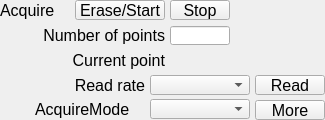
        <widget class="PyDMFrame" name="composite_1">
          <property name="geometry">
            <rect>
              <x>20</x>
              <y>655</y>
              <width>325</width>
              <height>120</height>
            </rect>
          </property>
          <property name="sizePolicy">
            <sizepolicy hsizetype="Ignored" vsizetype="Ignored">
              <horstretch>0</horstretch>
              <verstretch>0</verstretch>
            </sizepolicy>
          </property>
          <layout class="QGridLayout" name="gridLayout_2" columnstretch="5,30,20,15,5,70,5,15,5,60,5,15,5,5,65" rowstretch="1,18,1,5,1,19,5,1,18,1,5,20,4,1,19,1">
            <property name="leftMargin">
              <number>0</number>
            </property>
            <property name="topMargin">
              <number>0</number>
            </property>
            <property name="rightMargin">
              <number>0</number>
            </property>
            <property name="bottomMargin">
              <number>0</number>
            </property>
            <property name="horizontalSpacing">
              <number>0</number>
            </property>
            <property name="verticalSpacing">
              <number>0</number>
            </property>
            <item row="7" column="2" rowspan="3" colspan="6">
              <widget class="QLabel" name="text_1">
                <property name="geometry">
                  <rect>
                    <x>35</x>
                    <y>50</y>
                    <width>130</width>
                    <height>20</height>
                  </rect>
                </property>
                <property name="sizePolicy">
                  <sizepolicy hsizetype="Ignored" vsizetype="Ignored">
                    <horstretch>0</horstretch>
                    <verstretch>0</verstretch>
                  </sizepolicy>
                </property>
                <property name="text">
                  <string>Current point</string>
                </property>
                <property name="font">
                  <font>
                    <pointsize>12</pointsize>
                  </font>
                </property>
                <property name="brush" stdset="0">
                  <brush brushstyle="SolidPattern">
                    <color alpha="255">
                      <red>0</red>
                      <green>0</green>
                      <blue>0</blue>
                    </color>
                  </brush>
                </property>
                <property name="toolTip">
                  <string>text_1</string>
                </property>
                <property name="alignment">
                  <set>Qt::AlignRight|Qt::AlignTrailing|Qt::AlignVCenter</set>
                </property>
                <property name="styleSheet">
                  <string notr="true">QLabel#text_1 {
  color: rgb(0, 0, 0);
  }</string>
                </property>
              </widget>
            </item>
            <item row="8" column="9" colspan="5">
              <widget class="PyDMLabel" name="text_update">
                <property name="geometry">
                  <rect>
                    <x>170</x>
                    <y>51</y>
                    <width>90</width>
                    <height>18</height>
                  </rect>
                </property>
                <property name="sizePolicy">
                  <sizepolicy hsizetype="Ignored" vsizetype="Ignored">
                    <horstretch>0</horstretch>
                    <verstretch>0</verstretch>
                  </sizepolicy>
                </property>
                <property name="toolTip">
                  <string>PV: ${P}${R}TS:TSCurrentPoint</string>
                </property>
                <property name="channel" stdset="0">
                  <string>ca://${P}${R}TS:TSCurrentPoint</string>
                </property>
                <property name="font">
                  <font>
                    <pointsize>10</pointsize>
                  </font>
                </property>
                <property name="alignment">
                  <set>Qt::AlignLeading|Qt::AlignLeft|Qt::AlignVCenter</set>
                </property>
                <property name="textInteractionFlags">
                  <set>Qt::TextSelectableByKeyboard|Qt::TextSelectableByMouse</set>
                </property>
                <property name="styleSheet">
                  <string notr="true">PyDMLabel#text_update {
  color: rgb(10, 0, 184);
  background-color: rgb(187, 187, 187);
  }</string>
                </property>
              </widget>
            </item>
            <item row="11" column="7" colspan="5">
              <widget class="PyDMEnumComboBox" name="menu">
                <property name="geometry">
                  <rect>
                    <x>150</x>
                    <y>75</y>
                    <width>100</width>
                    <height>20</height>
                  </rect>
                </property>
                <property name="sizePolicy">
                  <sizepolicy hsizetype="Ignored" vsizetype="Ignored">
                    <horstretch>0</horstretch>
                    <verstretch>0</verstretch>
                  </sizepolicy>
                </property>
                <property name="toolTip">
                  <string>${P}${R}TS:TSRead.SCAN</string>
                </property>
                <property name="channel" stdset="0">
                  <string>ca://${P}${R}TS:TSRead.SCAN</string>
                </property>
                <property name="font">
                  <font>
                    <pointsize>12</pointsize>
                  </font>
                </property>
                <property name="styleSheet">
                  <string notr="true">PyDMEnumComboBox#menu {
  color: rgb(0, 0, 0);
  background-color: rgb(115, 223, 255);
  }</string>
                </property>
              </widget>
            </item>
            <item row="11" column="13" colspan="2">
              <widget class="PyDMPushButton" name="message_button">
                <property name="geometry">
                  <rect>
                    <x>255</x>
                    <y>75</y>
                    <width>70</width>
                    <height>20</height>
                  </rect>
                </property>
                <property name="sizePolicy">
                  <sizepolicy hsizetype="Ignored" vsizetype="Ignored">
                    <horstretch>0</horstretch>
                    <verstretch>0</verstretch>
                  </sizepolicy>
                </property>
                <property name="text">
                  <string>Read</string>
                </property>
                <property name="font">
                  <font>
                    <pointsize>12</pointsize>
                  </font>
                </property>
                <property name="toolTip">
                  <string>${P}${R}TS:TSRead.PROC</string>
                </property>
                <property name="channel" stdset="0">
                  <string>ca://${P}${R}TS:TSRead.PROC</string>
                </property>
                <property name="pressValue" stdset="0">
                  <string>1</string>
                </property>
                <property name="styleSheet">
                  <string notr="true">PyDMPushButton#message_button {
  color: rgb(0, 0, 0);
  background-color: rgb(115, 223, 255);
  }</string>
                </property>
              </widget>
            </item>
            <item row="11" column="3" colspan="3">
              <widget class="QLabel" name="text_2">
                <property name="geometry">
                  <rect>
                    <x>55</x>
                    <y>75</y>
                    <width>90</width>
                    <height>20</height>
                  </rect>
                </property>
                <property name="sizePolicy">
                  <sizepolicy hsizetype="Ignored" vsizetype="Ignored">
                    <horstretch>0</horstretch>
                    <verstretch>0</verstretch>
                  </sizepolicy>
                </property>
                <property name="text">
                  <string>Read rate</string>
                </property>
                <property name="font">
                  <font>
                    <pointsize>12</pointsize>
                  </font>
                </property>
                <property name="brush" stdset="0">
                  <brush brushstyle="SolidPattern">
                    <color alpha="255">
                      <red>0</red>
                      <green>0</green>
                      <blue>0</blue>
                    </color>
                  </brush>
                </property>
                <property name="toolTip">
                  <string>text_2</string>
                </property>
                <property name="alignment">
                  <set>Qt::AlignRight|Qt::AlignTrailing|Qt::AlignVCenter</set>
                </property>
                <property name="styleSheet">
                  <string notr="true">QLabel#text_2 {
  color: rgb(0, 0, 0);
  }</string>
                </property>
              </widget>
            </item>
            <item row="5" column="9">
              <widget class="PyDMLineEdit" name="text_entry">
                <property name="geometry">
                  <rect>
                    <x>170</x>
                    <y>26</y>
                    <width>60</width>
                    <height>19</height>
                  </rect>
                </property>
                <property name="sizePolicy">
                  <sizepolicy hsizetype="Ignored" vsizetype="Ignored">
                    <horstretch>0</horstretch>
                    <verstretch>0</verstretch>
                  </sizepolicy>
                </property>
                <property name="channel" stdset="0">
                  <string>ca://${P}${R}TS:TSNumPoints</string>
                </property>
                <property name="toolTip">
                  <string>${P}${R}TS:TSNumPoints</string>
                </property>
                <property name="font">
                  <font>
                    <pointsize>11</pointsize>
                  </font>
                </property>
                <property name="styleSheet">
                  <string notr="true">PyDMLineEdit#text_entry {
  color: rgb(0, 0, 0);
  background-color: rgb(115, 223, 255);
  border: 1px solid black;
  margin: 0px;
  padding: 0px;
  spacing: 0px;
  }</string>
                </property>
              </widget>
            </item>
            <item row="4" column="1" rowspan="2" colspan="7">
              <widget class="QLabel" name="text_3">
                <property name="geometry">
                  <rect>
                    <x>5</x>
                    <y>25</y>
                    <width>160</width>
                    <height>20</height>
                  </rect>
                </property>
                <property name="sizePolicy">
                  <sizepolicy hsizetype="Ignored" vsizetype="Ignored">
                    <horstretch>0</horstretch>
                    <verstretch>0</verstretch>
                  </sizepolicy>
                </property>
                <property name="text">
                  <string>Number of points</string>
                </property>
                <property name="font">
                  <font>
                    <pointsize>12</pointsize>
                  </font>
                </property>
                <property name="brush" stdset="0">
                  <brush brushstyle="SolidPattern">
                    <color alpha="255">
                      <red>0</red>
                      <green>0</green>
                      <blue>0</blue>
                    </color>
                  </brush>
                </property>
                <property name="toolTip">
                  <string>text_3</string>
                </property>
                <property name="alignment">
                  <set>Qt::AlignRight|Qt::AlignTrailing|Qt::AlignVCenter</set>
                </property>
                <property name="styleSheet">
                  <string notr="true">QLabel#text_3 {
  color: rgb(0, 0, 0);
  }</string>
                </property>
              </widget>
            </item>
            <item row="0" column="5" rowspan="3" colspan="3">
              <widget class="PyDMPushButton" name="message_button_1">
                <property name="geometry">
                  <rect>
                    <x>75</x>
                    <y>0</y>
                    <width>90</width>
                    <height>20</height>
                  </rect>
                </property>
                <property name="sizePolicy">
                  <sizepolicy hsizetype="Ignored" vsizetype="Ignored">
                    <horstretch>0</horstretch>
                    <verstretch>0</verstretch>
                  </sizepolicy>
                </property>
                <property name="text">
                  <string>Erase/Start</string>
                </property>
                <property name="font">
                  <font>
                    <pointsize>12</pointsize>
                  </font>
                </property>
                <property name="toolTip">
                  <string>${P}${R}TS:TSAcquire</string>
                </property>
                <property name="channel" stdset="0">
                  <string>ca://${P}${R}TS:TSAcquire</string>
                </property>
                <property name="pressValue" stdset="0">
                  <string>1</string>
                </property>
                <property name="styleSheet">
                  <string notr="true">PyDMPushButton#message_button_1 {
  color: rgb(0, 0, 0);
  background-color: rgb(115, 223, 255);
  }</string>
                </property>
              </widget>
            </item>
            <item row="0" column="9" rowspan="3">
              <widget class="PyDMPushButton" name="message_button_2">
                <property name="geometry">
                  <rect>
                    <x>170</x>
                    <y>0</y>
                    <width>60</width>
                    <height>20</height>
                  </rect>
                </property>
                <property name="sizePolicy">
                  <sizepolicy hsizetype="Ignored" vsizetype="Ignored">
                    <horstretch>0</horstretch>
                    <verstretch>0</verstretch>
                  </sizepolicy>
                </property>
                <property name="text">
                  <string>Stop</string>
                </property>
                <property name="font">
                  <font>
                    <pointsize>12</pointsize>
                  </font>
                </property>
                <property name="toolTip">
                  <string>${P}${R}TS:TSAcquire</string>
                </property>
                <property name="channel" stdset="0">
                  <string>ca://${P}${R}TS:TSAcquire</string>
                </property>
                <property name="pressValue" stdset="0">
                  <string>2</string>
                </property>
                <property name="styleSheet">
                  <string notr="true">PyDMPushButton#message_button_2 {
  color: rgb(0, 0, 0);
  background-color: rgb(115, 223, 255);
  }</string>
                </property>
              </widget>
            </item>
            <item row="1" column="11" colspan="4">
              <widget class="PyDMLabel" name="text_update_1">
                <property name="geometry">
                  <rect>
                    <x>235</x>
                    <y>1</y>
                    <width>90</width>
                    <height>18</height>
                  </rect>
                </property>
                <property name="sizePolicy">
                  <sizepolicy hsizetype="Ignored" vsizetype="Ignored">
                    <horstretch>0</horstretch>
                    <verstretch>0</verstretch>
                  </sizepolicy>
                </property>
                <property name="toolTip">
                  <string>PV: ${P}${R}TS:TSAcquiring</string>
                </property>
                <property name="channel" stdset="0">
                  <string>ca://${P}${R}TS:TSAcquiring</string>
                </property>
                <property name="displayFormat" stdset="0">
                  <enum>PyDMLabel::String</enum>
                </property>
                <property name="font">
                  <font>
                    <pointsize>10</pointsize>
                  </font>
                </property>
                <property name="alignment">
                  <set>Qt::AlignLeading|Qt::AlignLeft|Qt::AlignVCenter</set>
                </property>
                <property name="textInteractionFlags">
                  <set>Qt::TextSelectableByKeyboard|Qt::TextSelectableByMouse</set>
                </property>
                <property name="styleSheet">
                  <string notr="true">PyDMLabel#text_update_1 {
  color: rgb(10, 0, 184);
  background-color: rgb(70, 70, 70);
  }</string>
                </property>
              </widget>
            </item>
            <item row="0" column="0" rowspan="3" colspan="4">
              <widget class="QLabel" name="text_4">
                <property name="geometry">
                  <rect>
                    <x>0</x>
                    <y>0</y>
                    <width>70</width>
                    <height>20</height>
                  </rect>
                </property>
                <property name="sizePolicy">
                  <sizepolicy hsizetype="Ignored" vsizetype="Ignored">
                    <horstretch>0</horstretch>
                    <verstretch>0</verstretch>
                  </sizepolicy>
                </property>
                <property name="text">
                  <string>Acquire</string>
                </property>
                <property name="font">
                  <font>
                    <pointsize>12</pointsize>
                  </font>
                </property>
                <property name="brush" stdset="0">
                  <brush brushstyle="SolidPattern">
                    <color alpha="255">
                      <red>0</red>
                      <green>0</green>
                      <blue>0</blue>
                    </color>
                  </brush>
                </property>
                <property name="toolTip">
                  <string>text_4</string>
                </property>
                <property name="alignment">
                  <set>Qt::AlignLeading|Qt::AlignLeft|Qt::AlignVCenter</set>
                </property>
                <property name="styleSheet">
                  <string notr="true">QLabel#text_4 {
  color: rgb(0, 0, 0);
  }</string>
                </property>
              </widget>
            </item>
            <item row="14" column="13" rowspan="2" colspan="2">
              <widget class="PyDMRelatedDisplayButton" name="related_display">
                <property name="geometry">
                  <rect>
                    <x>255</x>
                    <y>100</y>
                    <width>70</width>
                    <height>20</height>
                  </rect>
                </property>
                <property name="sizePolicy">
                  <sizepolicy hsizetype="Ignored" vsizetype="Ignored">
                    <horstretch>0</horstretch>
                    <verstretch>0</verstretch>
                  </sizepolicy>
                </property>
                <property name="toolTip">
                  <string>More</string>
                </property>
                <property name="text">
                  <string>More</string>
                </property>
                <property name="showIcon" stdset="0">
                  <bool>true</bool>
                </property>
                <property name="font">
                  <font>
                    <pointsize>12</pointsize>
                  </font>
                </property>
                <property name="styleSheet">
                  <string notr="true">PyDMRelatedDisplayButton#related_display {
  color: rgb(0, 0, 0);
  background-color: rgb(115, 223, 255);
  }</string>
                </property>
                <property name="titles" stdset="0">
                  <stringlist>
                    <string>Time series control</string>
                  </stringlist>
                </property>
                <property name="filenames" stdset="0">
                  <stringlist>
                    <string>NDPluginTimeSeries.ui</string>
                  </stringlist>
                </property>
                <property name="macros" stdset="0">
                  <stringlist>
                    <string>P=${P},R=${R}TS:</string>
                  </stringlist>
                </property>
                <property name="openInNewWindow" stdset="0">
                  <bool>true</bool>
                </property>
              </widget>
            </item>
            <item row="13" column="2" rowspan="2" colspan="4">
              <widget class="QLabel" name="text_5">
                <property name="geometry">
                  <rect>
                    <x>35</x>
                    <y>99</y>
                    <width>110</width>
                    <height>20</height>
                  </rect>
                </property>
                <property name="sizePolicy">
                  <sizepolicy hsizetype="Ignored" vsizetype="Ignored">
                    <horstretch>0</horstretch>
                    <verstretch>0</verstretch>
                  </sizepolicy>
                </property>
                <property name="text">
                  <string>AcquireMode</string>
                </property>
                <property name="font">
                  <font>
                    <pointsize>12</pointsize>
                  </font>
                </property>
                <property name="brush" stdset="0">
                  <brush brushstyle="SolidPattern">
                    <color alpha="255">
                      <red>0</red>
                      <green>0</green>
                      <blue>0</blue>
                    </color>
                  </brush>
                </property>
                <property name="toolTip">
                  <string>text_5</string>
                </property>
                <property name="alignment">
                  <set>Qt::AlignLeading|Qt::AlignLeft|Qt::AlignVCenter</set>
                </property>
                <property name="styleSheet">
                  <string notr="true">QLabel#text_5 {
  color: rgb(0, 0, 0);
  }</string>
                </property>
              </widget>
            </item>
            <item row="13" column="7" rowspan="2" colspan="5">
              <widget class="PyDMEnumComboBox" name="menu_1">
                <property name="geometry">
                  <rect>
                    <x>150</x>
                    <y>99</y>
                    <width>100</width>
                    <height>20</height>
                  </rect>
                </property>
                <property name="sizePolicy">
                  <sizepolicy hsizetype="Ignored" vsizetype="Ignored">
                    <horstretch>0</horstretch>
                    <verstretch>0</verstretch>
                  </sizepolicy>
                </property>
                <property name="toolTip">
                  <string>${P}${R}TS:TSAcquireMode</string>
                </property>
                <property name="channel" stdset="0">
                  <string>ca://${P}${R}TS:TSAcquireMode</string>
                </property>
                <property name="font">
                  <font>
                    <pointsize>12</pointsize>
                  </font>
                </property>
                <property name="styleSheet">
                  <string notr="true">PyDMEnumComboBox#menu_1 {
  color: rgb(0, 0, 0);
  background-color: rgb(115, 223, 255);
  }</string>
                </property>
              </widget>
            </item>
          </layout>
        </widget>
